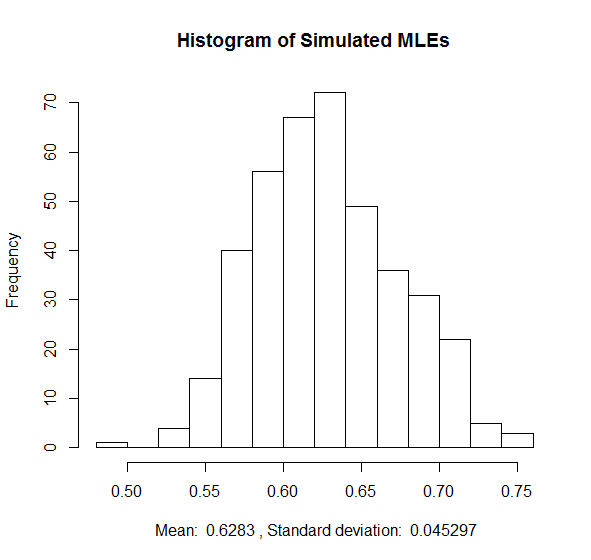

The script that drew this image:
rm(list=ls())

thetaprior = 0.6
x = c(125, 18, 20, 34)
n = 197
z = thetaprior*x[1]/(2 + thetaprior)

thetastar = (z + x[4])/(z + x[2] + x[3] + x[4])


MLE = rep(0, 400)


for(i in 1:400) {
  
  sample = rmultinom(n, n, x)
  z = thetastar*sample[1]/(2 + thetastar)
  
  MLE[i] = (z + sample[4])/(z + sample[2] + sample[3] + sample[4])
  

}

hist(MLE, breaks=10, main="Histogram of Simulated MLEs",
      xlab=paste(" Mean: ", round(mean(MLE),4), ", Standard deviation: ",round(sd(MLE),6)))
